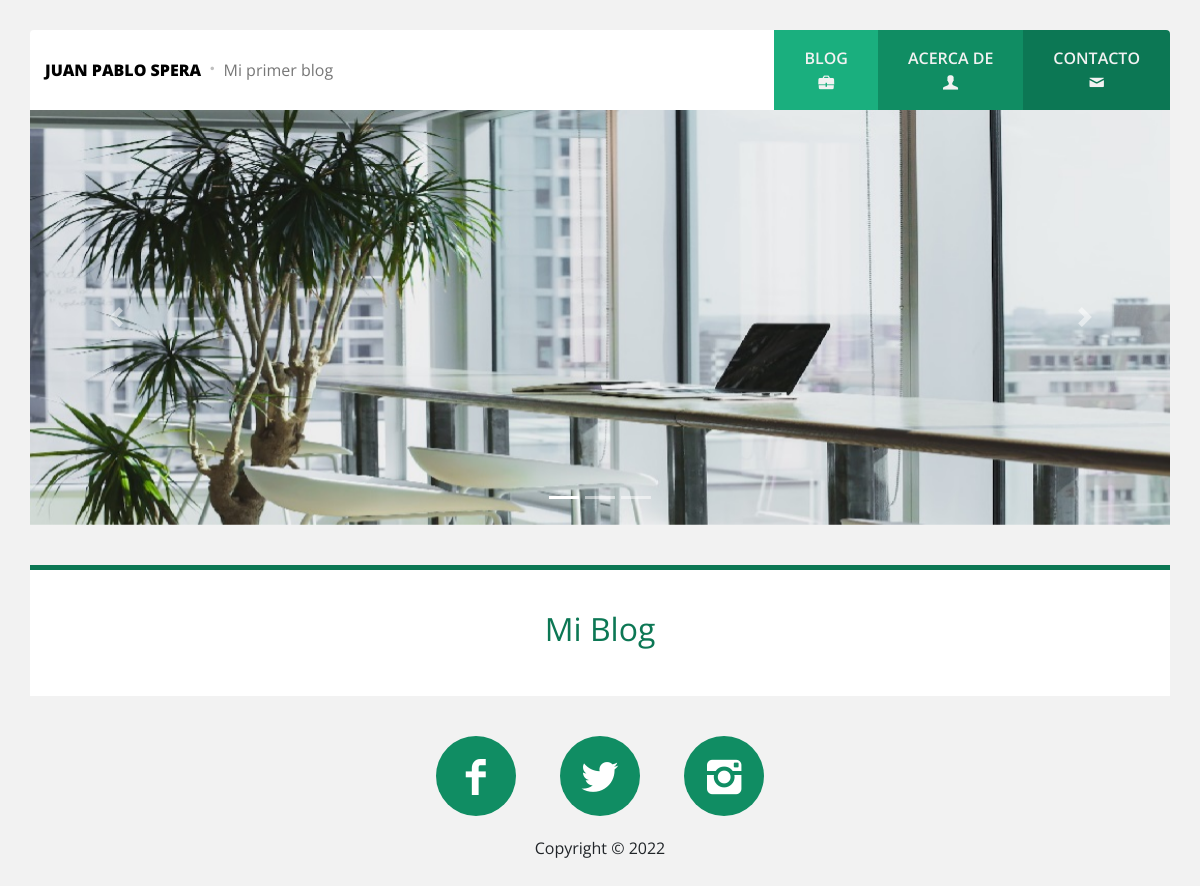
Before: / with the older database file.
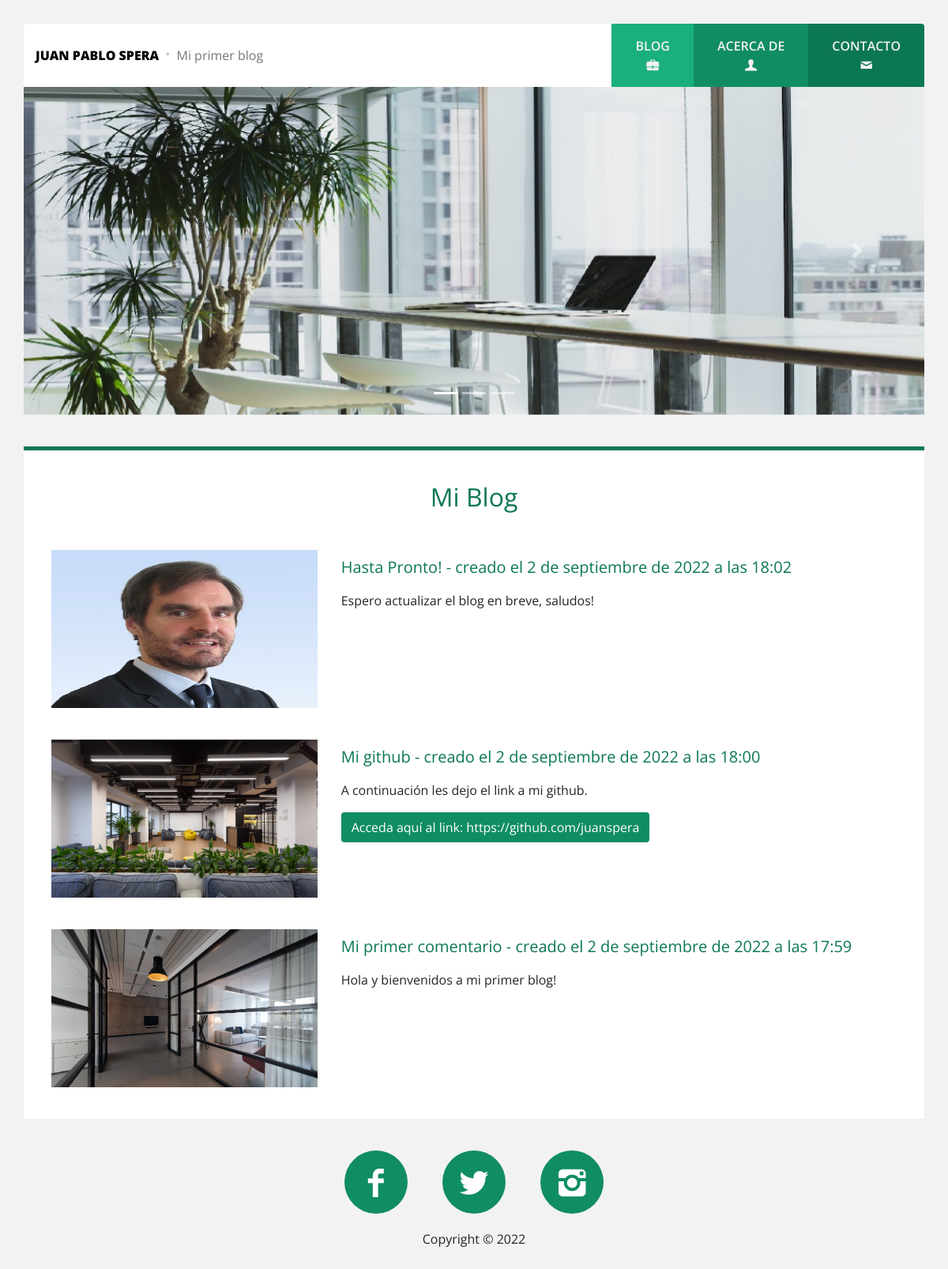
After: the same page with the newer database file.
### portfolio/models.py (models this page shows, shortened)
class Project (models.Model):
    title = models.CharField(max_length=200, verbose_name='Título')
    description = models.TextField(verbose_name='Comentario')
    image = models.ImageField(verbose_name='Imagen', upload_to="Blog", null=True, blank=True)
    link = models.URLField(null=True, blank=True, verbose_name="Link")
    created = models.DateTimeField(auto_now_add=True, verbose_name='Fecha de creación')
    updated = models.DateTimeField(auto_now=True, verbose_name='Fecha de Edición')
    class Meta:
        verbose_name = 'Comentario'
        verbose_name_plural = 'Comentarios'
        ordering = ["-created"]

### portfolio/views.py (the view)
# urls.py: path('', include('portfolio.urls')),
def portfolio(request):
    projects = Project.objects.all()
    return render(request, 'portfolio/portfolio.html', {'projects':projects})

### portfolio/templates/portfolio/portfolio.html (shortened to what this page needs)
{% extends 'core/base.html' %}
{% load static %}
{% block slider %}
<div class="row slider">
    <div class="col">
        <div class="carousel slide" id="slider" data-ride="carousel">
            <ol class="carousel-indicators">
                <li data-target="#slider" data-slide-to="0" class="active"></li>
                <li data-target="#slider" data-slide-to="1"></li>
                <li data-target="#slider" data-slide-to="2"></li>
            </ol>
            <div class="carousel-inner">
                <div class="carousel-item active">
                    <img src="{% static 'core/img/slide1.jpg' %}" class="d-block w-100" alt="Slide#1">
                </div>
            </div>
            <a class="carousel-control-prev" href="#slider" role="button" data-slide="prev">
                <span class="carousel-control-prev-icon" aria-hidden="true"></span>
            </a>
            <a class="carousel-control-next" href="#slider" role="button" data-slide="next">
                <span class="carousel-control-next-icon" aria-hidden="true"></span>
            </a>
        </div>
    </div>
</div>
{% endblock %}
{% block content %}
<main>
    <div class="container">
        <div class="row contenedor">
            <div class="col">
                <h2 class="titulo">Mi Blog</h2>
                <div class="row projects justify-content-center">
                {% for project in projects %}
                    <div class="content-project col-12 col-lg-4 col-md-4">
                        <a href="" data-toggle="modal" data-target="#modal">
                            <img src="{{ project.image.url}}" class="img-fluid" alt="...">
                        </a>
                    </div>
                    <div class="content-project col-12 col-lg-8 col-md-8">
                        <h5 class="title-project">{{project.title}} - creado el {{project.created}}</h5>
                        <p>{{project.description}}</p>
                        {% if project.link %}
                        <a href="{{project.link}}" class="btn link-project">Acceda aquí al link: {{project.link}}</a>
                        {% endif %}
                    </div>
                {% endfor %}
                </div>
            </div>
        </div>
    </div>
</main>
{% endblock %}

### core/templates/core/base.html (shortened to what this page needs)
<!DOCTYPE html>
<html lang="es">
<head>
    {% load static %}
	<link rel="stylesheet" href="{% static 'core/css/bootstrap.min.css' %}">
	<link rel="stylesheet" href="{% static 'core/css/fontello.css' %}">
	<link rel="stylesheet" href="{% static 'core/css/styles.css' %}">
</head>
<body>
	<header>
		<div class="container">
			<div class="nav row rounded-top align-items-stretch justify-content-between">
				<div
					class="col-md-12 col-lg logo d-flex align-items-center justify-content-center justify-content-lg-start">
					<a class="nombre" href="{% url 'portfolio' %}">Juan Pablo Spera</a>
					<samp class="icono icon-dot"></samp>
					<p>Mi primer blog</p>
				</div>
				<nav class="col-md-12 col-lg-auto menu d-flex align-items-stretch flex-wrap flex-sm-nowrap">
					<a href="/" class="c-1 d-flex align-items-center">
						<div class="d-flex flex-column text-center">
							<span>Blog</span>
							<i class="icono icon-briefcase"></i>
						</div>
					</a>
					<a href="{% url 'about' %}" class="c-2 d-flex align-items-center">
						<div class="d-flex flex-column text-center">
							<span>Acerca de</span>
							<i class="icono icon-user"></i>
						</div>
					</a>
					<a href="{% url 'contact' %}" class="c-3 d-flex align-items-center">
						<div class="d-flex flex-column text-center">
							<span>Contacto</span>
							<i class="icono icon-mail"></i>
						</div>
					</a>
				</nav>
			</div>
            {% block slider %}
            {% endblock %}
		</div>
	</header>
    {% block content %}
    {% endblock %}
	<footer>
		<div class="container">
			<div class="row redes-sociales justify-content-center">
				<div class="col-auto">
					<a href="#" class="icono icon-facebook facebook"></a>
					<a href="#" class="icono icon-twitter twitter"></a>
					<a href="#" class="icono icon-instagram instagram"></a>
				</div>
				<div class="col-12 text-center copyright">
					<samp>
						<p>Copyright &copy; 2022 </p>
					</samp>
				</div>
			</div>
		</div>
	</footer>
</body>
</html>

### core/static/core/css/styles.css (style rules this page uses)
body { background: #f2f2f2; font-family: 'Open Sans', sans-serif; }
header { margin-top: 30px; }
header .nav { min-height: 80px; overflow: hidden; background: #fff; }
header .logo a, header .logo samp, header .logo p { font-size: 16px; display: inline-block; margin: 0; }
header .logo .nombre { font-weight: 800; text-transform: uppercase; text-decoration: none; color: black; }
header .logo .icono { color: #bfbfbf; }
header .logo p { color: #777777; }
header .menu { padding: 0; }
header .menu a { display: block; padding: 0 30px; text-decoration: none; color: #f2f2f2; }
header .menu a div span { font-weight: 600; text-transform: uppercase; }
header .menu .c-1 { background: #1aaf7e; }
header .menu .c-2 { background: #108d63; }
header .menu .c-3 { background: #0c7754; }
.slider { margin-bottom: 40px; }
.slider .col { padding: 0; }
.contenedor { background: #fff; border-top: 5px solid #0c7754; padding: 0 20px; }
.titulo { padding: 40px 0; text-align: center; color: #0c7754; font-family: 'Open Sans', sans-serif; font-weight: 400; }
.title-project { padding: 10px 0; color: #0c7754; font-family: 'Open Sans', sans-serif; font-weight: 400; }
.contenedor .projects .content-project .link-project { background: #108d63; display: inline-block; color: #fff; }
.contenedor .projects .content-project { margin-bottom: 40px; max-height: 200px; overflow: hidden; }
.contenedor .projects .content-project a { background: #25d198; display: inline-block; }
.redes-sociales { padding: 40px 0; margin-bottom: 40px; text-align: center; }
.redes-sociales .icono { width: 80px; height: 80px; font-size: 40px; line-height: 80px; color: #fff; text-align: center; background: #108d63; display: inline-block; margin: 0px 20px; text-decoration: none; border-radius: 80px; transition: all .3s ease; }
.redes-sociales .copyright { padding: 20PX 0; }
.redes-sociales .copyright samp P { font-family: 'Open Sans', sans-serif; }

Changed rows visible on the page:
added Project: image (picture), title "Hasta Pronto!", created "2 de septiembre de 2022 a las 18:02", description "Espero actualizar el blog en breve, saludos!"
added Project: image (picture), title "Mi github", created "2 de septiembre de 2022 a las 18:00", description "A continuación les dejo el link a mi github.", link "https://github.com/juanspera"
added Project: image (picture), title "Mi primer comentario", created "2 de septiembre de 2022 a las 17:59", description "Hola y bienvenidos a mi primer blog!"
